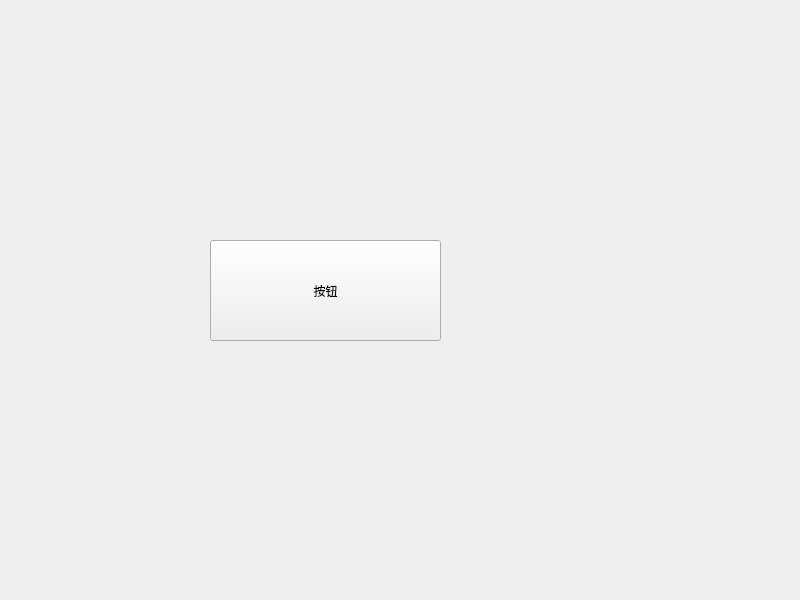
<?xml version="1.0" encoding="UTF-8"?>
<ui version="4.0">
 <class>Widget</class>
 <widget class="QWidget" name="Widget">
  <property name="geometry">
   <rect>
    <x>0</x>
    <y>0</y>
    <width>800</width>
    <height>600</height>
   </rect>
  </property>
  <property name="windowTitle">
   <string>Widget</string>
  </property>
  <widget class="QPushButton" name="pushButton">
   <property name="geometry">
    <rect>
     <x>210</x>
     <y>240</y>
     <width>231</width>
     <height>101</height>
    </rect>
   </property>
   <property name="text">
    <string>按钮</string>
   </property>
  </widget>
 </widget>
 <resources/>
 <connections/>
</ui>
